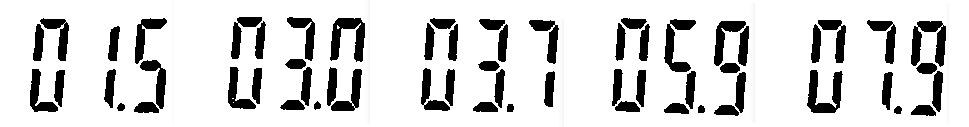
#> input picture digito1.png, 969 x 127 px
$ python Atividade6.py ../digito1.png
#> lines starting #> are read from the running program, lines starting #| are printed output that depends on the picture
import cv2
import numpy as np
import sys

def main(image_path):
    # Carregar imagem em escala de cinza e verificar
#> called with image_path = '../digito1.png'
    image = cv2.imread(image_path, cv2.IMREAD_GRAYSCALE)
#> image is the input picture: shape (127, 969); min 0, max 255, mean 214.1
    if image is None:
        print("A imagem não foi carregada corretamente.")
        return

    # Dimensões da imagem
    height, width = image.shape
#> height = 127; width = 969
    print(f"{width}x{height}")
#| 969x127

    # Criar uma cópia da imagem para rotulação
    labeled_image = np.zeros((height, width), dtype=np.int32)

    # Identificar e ignorar objetos conectados à borda
    border_mask = image.copy()
    cv2.floodFill(border_mask, None, (0, 0), 0)
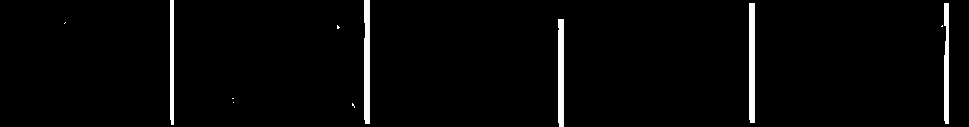
#> border_mask: shape (127, 969); min 0, max 255, mean 6.4
    cv2.floodFill(border_mask, None, (width-1, 0), 0)
    cv2.floodFill(border_mask, None, (0, height-1), 0)
    cv2.floodFill(border_mask, None, (width-1, height-1), 0)

    # Contadores
    nobjects = 0
    objects_with_holes = 0
    objects_without_holes = 0

    # Rotular objetos internos (não conectados à borda)
    for i in range(1, height - 1):
        for j in range(1, width - 1):
            if border_mask[i, j] == 255 and labeled_image[i, j] == 0:  # Encontrou um novo objeto
                nobjects += 1
                cv2.floodFill(labeled_image, None, (j, i), nobjects)

                # Detectar buracos dentro do objeto
                object_mask = np.zeros_like(image)
                cv2.floodFill(object_mask, None, (j, i), 255)

                # Inverter para detectar buracos
                inverted_object = cv2.bitwise_not(object_mask)
                hole_count = 0

                for x in range(1, height - 1):
                    for y in range(1, width - 1):
                        if inverted_object[x, y] == 255:
                            hole_count += 1
                            cv2.floodFill(inverted_object, None, (y, x), 0)

                # Classificar o objeto com ou sem buracos
                if hole_count > 0:
                    objects_with_holes += 1
                else:
                    objects_without_holes += 1
#> inverted_object: shape (127, 969); every value is 0
#> labeled_image: shape (127, 969) int32; every value is 1
#> object_mask: shape (127, 969); every value is 255
#> after the loop, nobjects = 1; objects_with_holes = 0; objects_without_holes = 1

    print(f"Total de objetos internos: {nobjects}")
#| Total de objetos internos: 1
    print(f"Objetos com buracos: {objects_with_holes}")
#| Objetos com buracos: 0
    print(f"Objetos sem buracos: {objects_without_holes}")
#| Objetos sem buracos: 1

    # Exibir e salvar imagem rotulada
    cv2.imshow("Imagem Rotulada", labeled_image.astype(np.uint8) * (255 // nobjects))
    cv2.imwrite("labeling_with_holes.png", labeled_image.astype(np.uint8) * (255 // nobjects))
    cv2.waitKey(0)
    cv2.destroyAllWindows()

# Receber o caminho da imagem como argumento de linha de comando
if __name__ == "__main__":
    if len(sys.argv) < 2:
        print("Uso: python labeling_with_holes.py <caminho_da_imagem>")
    else:
        main(sys.argv[1])
